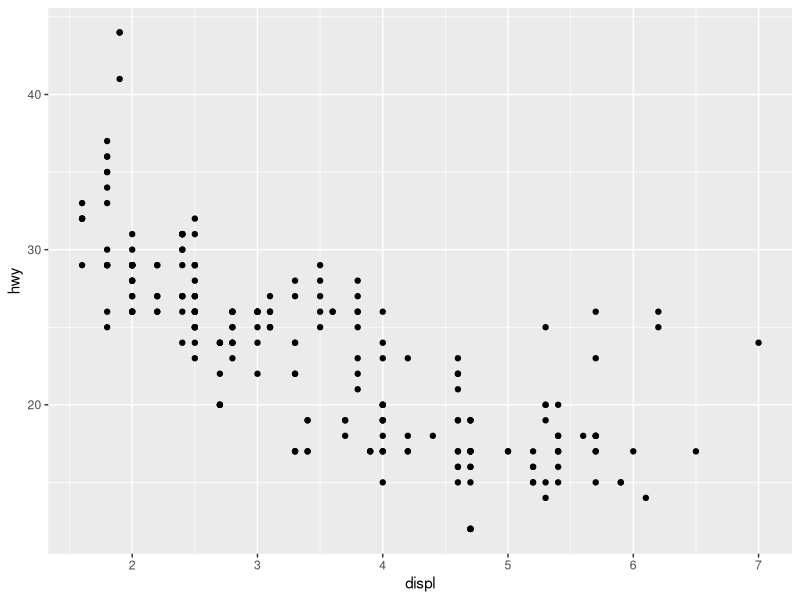
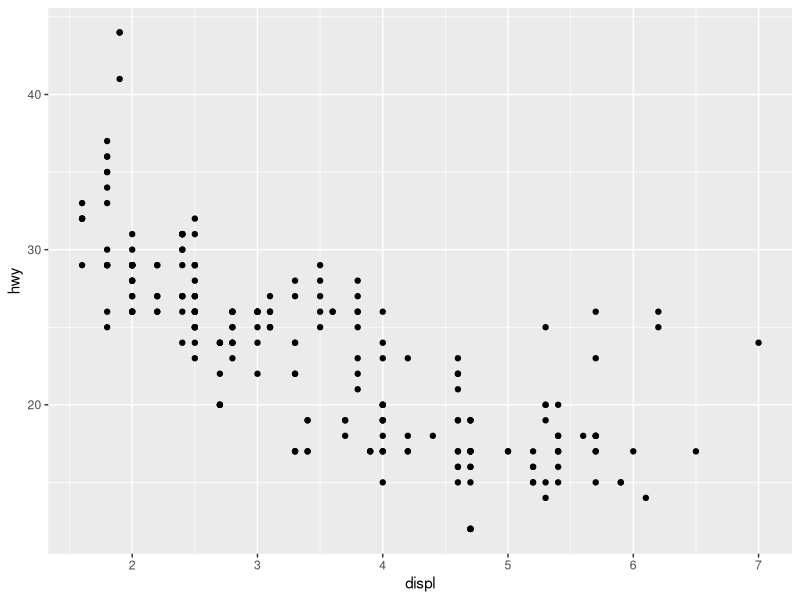
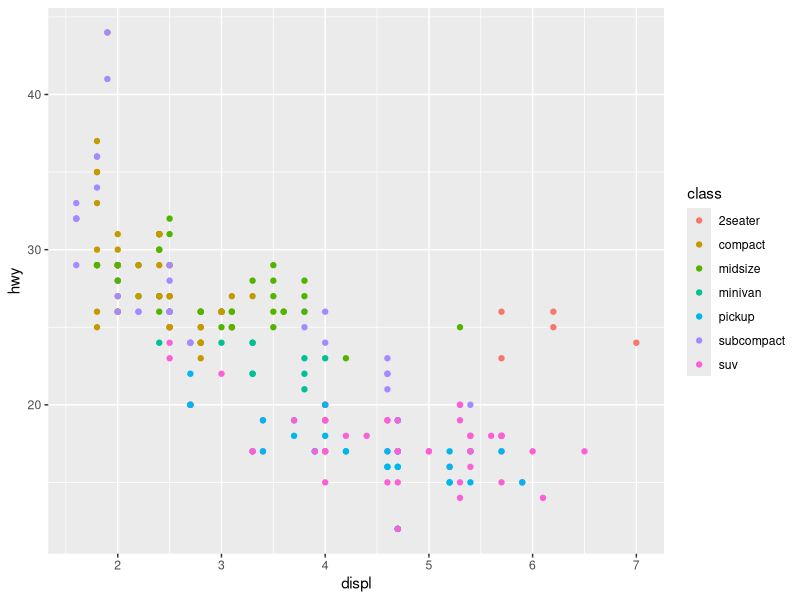
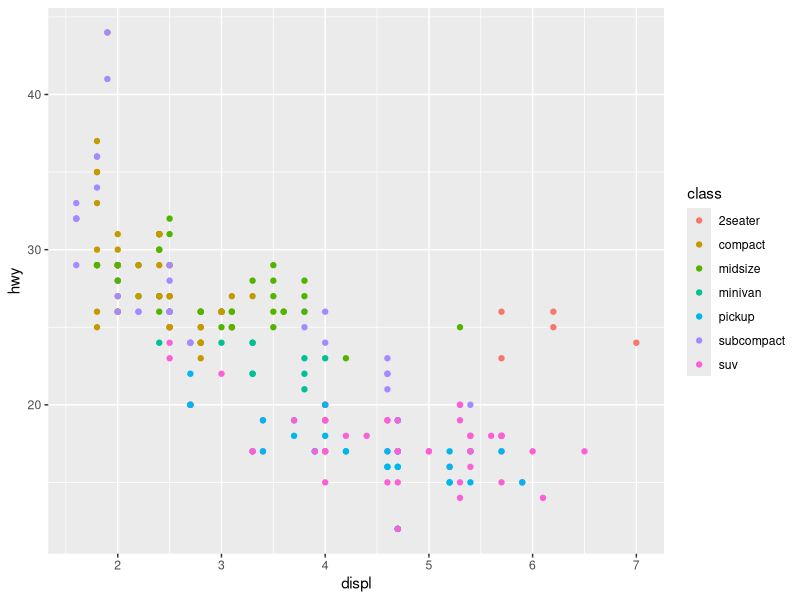
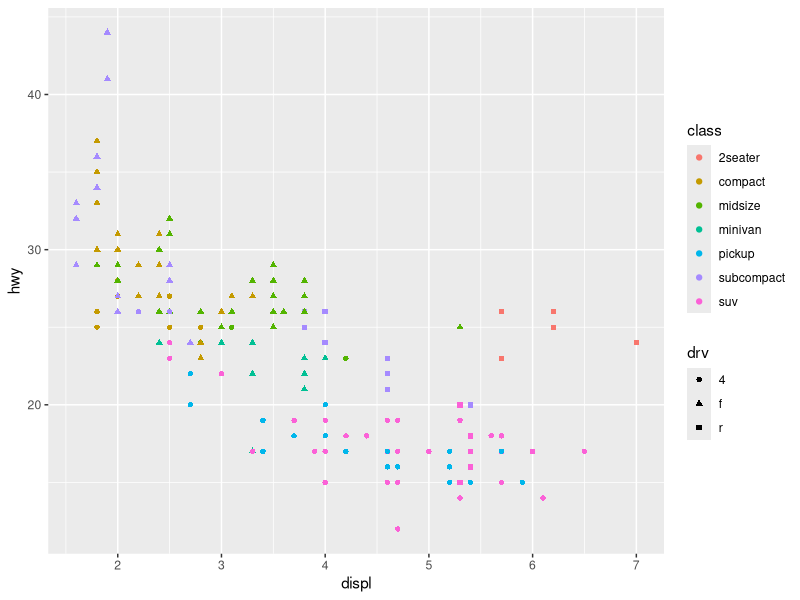
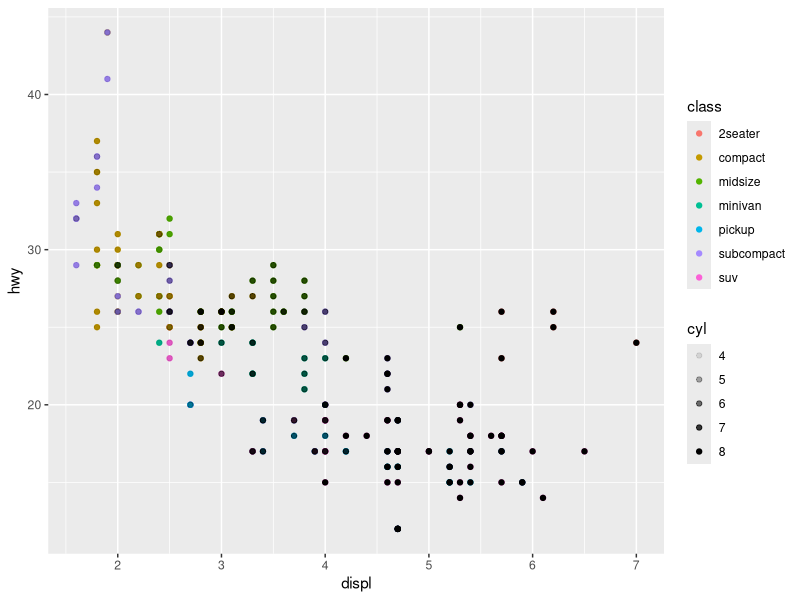
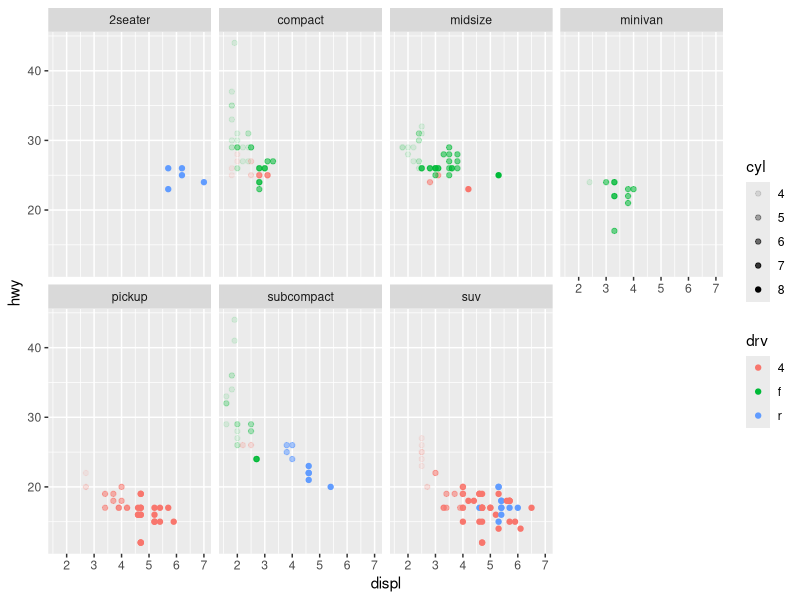
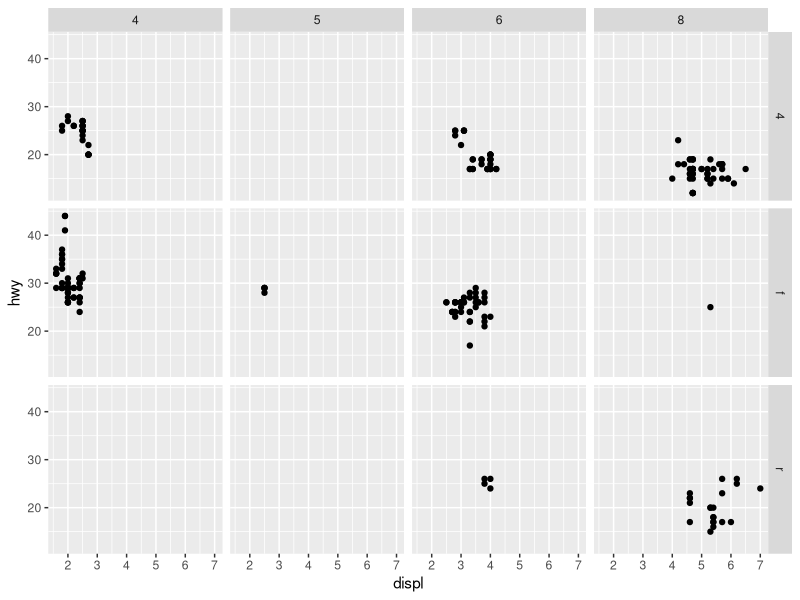

These figures' R source, in order:
# lesson201.R
# This program demonstrates the use of data visualization tool(s) in R.
# The data frame(s) used in the demonstration are, e.g., mpg from package tidyverse.
# As preliminary assumptions, the data frame(s) are in rectangular form.

##
## Load package
library(tidyverse)
head(mpg)
?mpg

## Exp1: Visualize x-y in a 2-D plot where x, y are continuous values.
# 1-1:
ggplot(data=mpg) +
  geom_point(mapping=aes(x=displ, y=hwy), color="black")
# 1-2:
ggplot(data=mpg, mapping=aes(x=displ, y=hwy)) +
  geom_point(mapping=aes(), color="black")
?ggplot
?geom_point
# Explanation to Exp1:
# ggplot() initializes a ggplot object, i.e. a "figure" in this example.
# "data" defines the default data frame to be used for plotting.
# "mapping = aes()" defines the default aesthetic mappings to be used in the plot. This can also
# be defined in geom_xxx()
# geom_xxx difines different types of plots, e.g. scatterplots, bar chart, etc.

## Exp2: Visualize x-y-z in a 2.5-D plot where x, y are continuous values and z is
# category value.
# 2-1:
ggplot(data=mpg) +
  geom_point(mapping=aes(x=displ, y=hwy, color=class))
# 2-2:
ggplot(data=mpg, mapping=aes(x=displ, y=hwy)) +
  geom_point(mapping=aes(color=class))
# Explanation to Exp2:
# geom_point(mapping=aes(...)) has multiple inputs that can be used in 2.5-D plotting, including
# alpha (transparency), color, size, shape, etc.
# Some of these inputs, e.g. alpha and size, are good for continuous variable display,
# while others, e.g. color, shape, are more for category value display.

# It is also possible to superpose multiple mapping effect on the same figure. For example,
# 2-3:
ggplot(data=mpg, mapping=aes(x=displ, y=hwy)) +
  geom_point(mapping=aes(color=class, shape=drv))
# 2-4:
ggplot(data=mpg, mapping=aes(x=displ, y=hwy)) +
  geom_point(mapping=aes(color=class)) +
  geom_point(mapping=aes(alpha=cyl))

## Exp3: Visualize x-y in 2-D plots, with z being used to split the plots into facets.
ggplot(data=mpg, mapping=aes(x=displ, y=hwy)) +
  geom_point(mapping=aes(alpha=cyl, color=drv)) +
  facet_wrap(~class, nrow=2)

## Exp4: visualize x0y in 2-D plots, with a, b being used to split the plots into facets.
ggplot(data=mpg, mapping=aes(x=displ, y=hwy)) +
  geom_point(mapping=aes()) +
  facet_grid(drv ~ cyl)

# Explanation to Exp3, Exp4:
# facet_wrap and facet_grid can be used to split the plots into facets based on the third/fourth
# discrete attribute of the samples.



